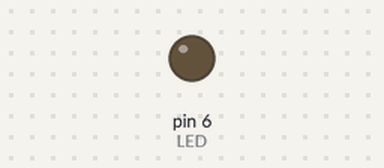
The sketch below on a simulated Arduino Uno, built with avr-gcc and run on an emulated ATmega328P. Parts: output pins drawn as LEDs (lit = HIGH).

Above: at 0.05 s.
At 1.25 s:
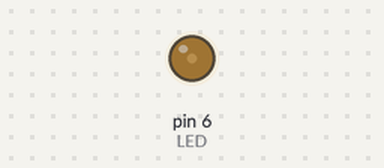
At 2.5 s:
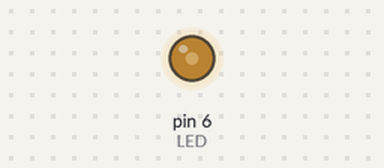
At 5.0 s:
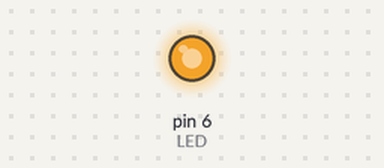
Timing chart, 0 to 6.5 s (numbered marks = the images above):
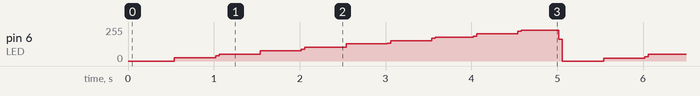

The sketch:

ex05_02_06.ino
```cpp
// digitalWrite() 함수를 사용한 LED 밝기 조절 모방

#define LED 6

void setup() {
  pinMode(LED, OUTPUT);
}

void loop() {
  for (int i = 0; i < 10; i++) {
    for (int j = 0; j < 50; j++) {
      digitalWrite(LED, 1);
      delay(i);
      digitalWrite(LED, 0);
      delay(10 - i);
    }
  }
}
```
